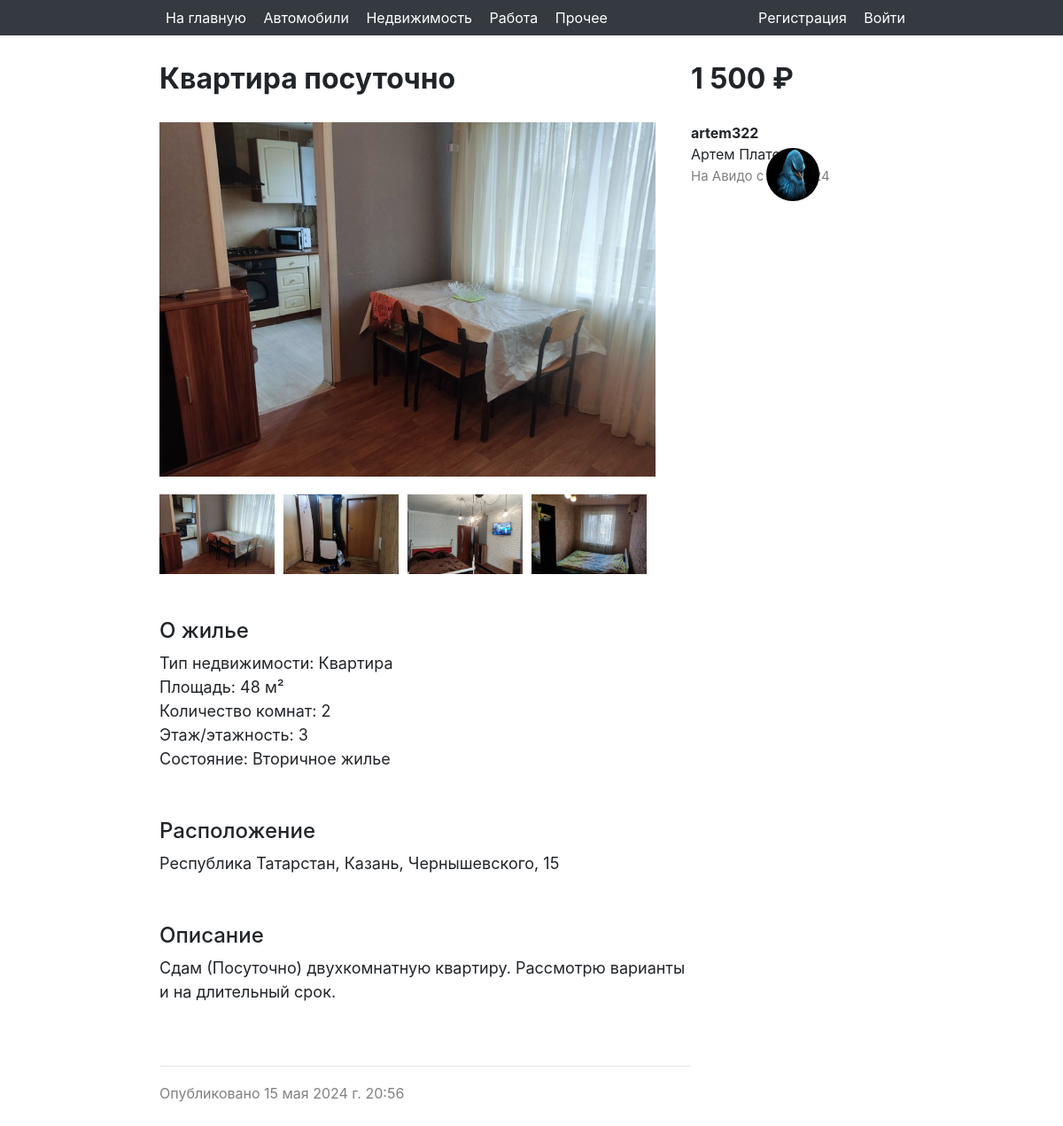
Page /advert/15/ on the committed database.
### avidoapp/models.py (models this page shows)
class AdvertModel(models.Model):
    author = models.ForeignKey(User, on_delete=models.CASCADE, verbose_name='Автор')
    ad_object = models.ForeignKey(AdObjectModel, on_delete=models.CASCADE, verbose_name='Объект продажи', null=True)
    title = models.CharField(max_length=256, verbose_name='Заголовок')
    description = models.TextField(verbose_name='Описание')
    price = models.IntegerField(verbose_name='Цена')
    address = models.CharField(max_length=256, verbose_name='Адрес')
    publication_date = models.DateTimeField(default=timezone.now, verbose_name='Дата публикации')
    is_displayed = models.BooleanField(default=True, verbose_name='Отображать?')
    def __str__(self):
        return self.title
    class Meta:
        verbose_name = 'Объявление'
        verbose_name_plural = 'Объявления'

class ImageModel(models.Model):
    image = models.ImageField(upload_to='images', verbose_name='Фотография', blank=True)
    advert = models.ForeignKey(AdvertModel, on_delete=models.CASCADE, verbose_name='Объявление')
    class Meta:
        verbose_name = 'Фотография'
        verbose_name_plural = 'Фотографии'

class AdObjectModel(models.Model):
    car_make = models.CharField(max_length=256, verbose_name='Марка машины', null=True)
    car_model = models.CharField(max_length=256, verbose_name='Модель машины', null=True, blank=True)
    year_of_issue = models.IntegerField(verbose_name='Год выпуска', validators=[
        MaxValueValidator(2024),
        MinValueValidator(1950)
    ], default=2000, null=True, blank=True)
    color = models.CharField(max_length=256, verbose_name='Цвет', null=True, blank=True)
    body_type = models.CharField(max_length=256, verbose_name='Вид кузова', choices=(
        ('Седан', 'Седан'),
        ('Хэтчбек', 'Хэтчбек'),
        ('Пикап', 'Пикап'),
        ('Лимузин', 'Лимузин'),
        ('Универсал', 'Универсал'),
        ('Минивэн', 'Минивэн'),
        ('Купе', 'Купе'),
        ('Кабриолет', 'Кабриолет')
    ), null=True, blank=True)
    fuel_type = models.CharField(max_length=256, verbose_name='Вид топлива', choices=(
        ('Бензин', 'Бензин'),
        ('Дизель', 'Дизель'),
        ('Пропан', 'Пропан'),
        ('Электричество', 'Электричество')
    ), null=True, blank=True)
    mileage = models.IntegerField(verbose_name='Пробег', null=True, blank=True)
    property_type = models.CharField(max_length=256, verbose_name='Тип недвижимости', choices=(
        ('Квартира', 'Квартира'),
        ('Дом', 'Дом'),
        ('Прочее', 'Прочее')
    ), null=True)
    area = models.IntegerField(verbose_name='Площадь', null=True, blank=True)
    rooms = models.IntegerField(verbose_name='Количество комнат', null=True, blank=True)
    floors = models.IntegerField(verbose_name='Этаж/этажность', null=True, blank=True)
    state = models.CharField(max_length=256, verbose_name='Состояние', choices=(
        ('Первичное жилье', 'Первичное жилье'),
        ('Вторичное жилье', 'Вторичное жилье')
    ), null=True, blank=True)
    job_title = models.CharField(max_length=256, null=True, verbose_name='Название вакансии')
    requirements = models.TextField(null=True, blank=True, verbose_name='Требования')
    responsibilities = models.TextField(null=True, blank=True, verbose_name='Обязанности')
    schedule = models.TextField(null=True, blank=True, verbose_name='График работы')
    class Meta:
        verbose_name = 'Объект продажи'
        verbose_name_plural = 'Объекты продаж'

class User(AbstractUser):
    avatar = models.ImageField(upload_to='images', verbose_name='Аватар', blank=True, null=True)
    phone = models.CharField(max_length=12, verbose_name='Телефон')
    rating = models.FloatField(verbose_name='Рейтинг', default=0)
    is_block = models.BooleanField(verbose_name='Блокировка', default=False)
    time_unblock = models.DateTimeField("Время разблокировки", blank=True, null=True)
    class Meta:
        verbose_name = 'Пользователь'
        verbose_name_plural = 'Пользователи'

### avidoapp/views.py (the view)
# urls.py: path('advert/<int:id>/', advert_view, name='advert_view'),
def advert_view(request, id):
    advert = get_object_or_404(AdvertModel, id=id)
    images = ImageModel.objects.filter(advert=id)
    return render(request, 'advert_view.html', {
        'advert': advert,
        'images': images
    })

### avidoapp/templates/advert_view.html (shortened to what this page needs)
{% extends 'base.html' %}
{% load static %}
{% load humanize %}
{% block content %}
<div class="body-a">
    <div class="advert-left">
        <h2 class="title">{{ advert }}</h2>
        {% if not advert.ad_object.job_title and images %}
            <div class="main-image"><img src="{{ advert.imagemodel_set.first.image.url }}"></div>
            <div class="images">
                {% for image in images %}
                    <div class="advert-image" data-image-url="{{ image.image.url }}">
                        <img src="{{ image.image.url }}">
                    </div>
                {% endfor %}<br>
            </div>
        {% endif %}
        <div class="desc">
            {% if advert.ad_object.property_type %}
                <h4>О жилье</h4>
                Тип недвижимости: {{ advert.ad_object.property_type }}<br>
                Площадь: {{ advert.ad_object.area }} м²<br>
                Количество комнат: {{ advert.ad_object.rooms }}<br>
                Этаж/этажность: {{ advert.ad_object.floors }}<br>
                Состояние: {{ advert.ad_object.state }}<br><br><br>
            {% endif %}
            <h4>Расположение</h4>
            Республика Татарстан, Казань, {{ advert.address }}<br><br><br>
            <h4>Описание</h4>
            {{ advert.description }}<br><br><br>
            <hr>
            <span class="publ">Опубликовано {{ advert.publication_date }}</span><br><br><br>
        </div>
    </div>
    <div class="advert-right">
        <h2 class="title">{{ advert.price|intcomma }} ₽</h2>
        <div class="author-a">
            <span>
                <b>{{ advert.author.username }}</b><br>{{ advert.author.first_name }} {{ advert.author.last_name }}<br>
                <span class="joined">На Авидо с {{ advert.author.date_joined | date:"b Y"}}</span>
            </span>
            <span><img src="{{ advert.author.avatar.url }}"></span>
        </div>
    </div>
</div>
{% endblock content %}

### avidoapp/static/css/style.css (style rules this page uses)
.body-a { margin-top: 30px; margin-left: 15vw; margin-right: 30vw; display: flex; justify-content: space-between; }
.advert-left { width: 600px; }
.main-image { width: 560px; height: 400px; overflow: hidden; margin-top: 30px; }
.main-image img { width: 100%; height: 100%; object-fit: cover; }
.images { display: flex; flex-wrap: wrap; width: 600px; }
.advert-image { width: 130px; height: 90px; overflow: hidden; margin-top: 20px; margin-right: 10px; }
.advert-image img { width: 100%; height: 100%; object-fit: cover; }
.desc { margin-top: 50px; font-size: 18px; }
.title { font-weight: 700; }
.publ { font-size: 16px; color: gray; }
.author-a { width: 100%; margin-top: 30px; }
.author-a img { border-radius: 100px; width: 60px; height: 60px; margin-top: -55px; margin-left: 85px; }
.joined { font-size: 15px; color: gray; }
.advert-right { margin-right: 10px; min-width: 300px; }

### rows in the picture
AdvertModel: title "Квартира посуточно", imagemodel_set.first.image (picture), ad_object.property_type "Квартира", ad_object.area "48", ad_object.rooms "2", ad_object.floors "3", ad_object.state "Вторичное жилье", address "Чернышевского, 15", description "Сдам (Посуточно) двухкомнатную квартиру. Рассмотрю варианты и на длительный срок.", publication_date "15 мая 2024 г. 20:56", price "1 500", author.username "artem322", author.first_name "Артем", author.last_name "Платонов", author.avatar (picture)
ImageModel: image (picture)
ImageModel: image (picture)
ImageModel: image (picture)
ImageModel: image (picture)
